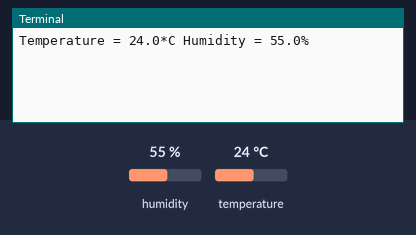
Recording of a program running on a simulated Raspberry Pi (BCM pin numbers). Shown: the last lines printed to the terminal. The test bench sets the inputs (shaded band); at power-on: humidity 55 %, temperature 24 °C. Requests to the public web service named in the program get a made-up reply in its usual format after 0.4 s (London, UTC, broken clouds, 64 % humidity, 1013 hPa unless stated); databases and web services accept everything at once and return nothing.

Above: at 1.2 s.
1.3 s: humidity set to 22 %
At 2.3 s:
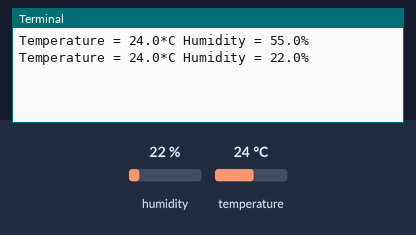
3.3 s: temperature set to 12 °C
At 4.3 s:
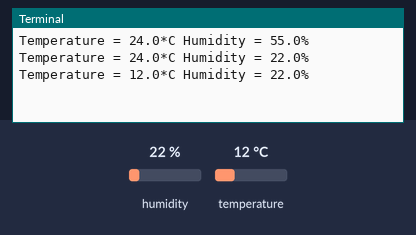
5.3 s: humidity set to 40 %
At 7.1 s:
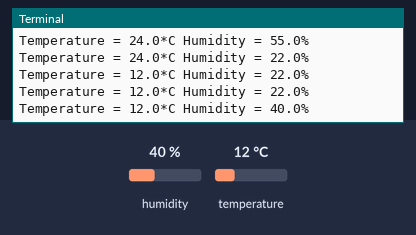
Timing chart, 0 to 8.6 s (numbered marks = the images above; inputs shaded):
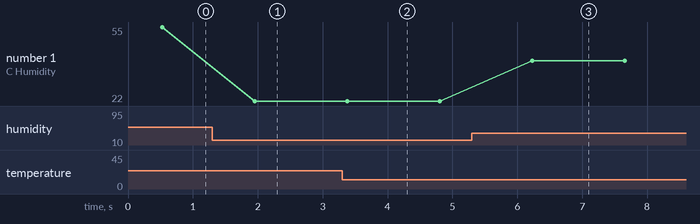

Measured:
- after the input at 1.3 s, the terminal: prints a new line after 0.65 s (image 1)
- after the input at 3.3 s, the terminal: prints a new line after 0.08 s (image 2)
- after the input at 5.3 s, the terminal: prints a new line after 0.93 s (image 3)
- plotted number 1: 55 → 22 after the input at 1.3 s, 22 → 40 after the input at 5.3 s

The program:

final.py
```python
import thingspeak
import time
import Adafruit_DHT
import requests

channel_id = 1966402 # put here the ID of the channel you created before
writekey = 'H0NR1QMUUEEZCV7J' # update the "WRITE KEY"

pin = 23
sensor = Adafruit_DHT.DHT11

def measure():
    try:
        humidity, temperature = Adafruit_DHT.read_retry(sensor, pin)
        if humidity is not None and temperature is not None:
            print('Temperature = {0:0.1f}*C Humidity = {1:0.1f}%'.format(temperature, humidity))
        else:
            print('Did not receive any reading from sensor. Please check!')
        # update the value
        #response = channel.update({'field1': temperature, 'field2': humidity})
        requests.get('https://api.thingspeak.com/update?api_key={key}&field1={h}&field2={t}'.format(h=humidity, t=temperature, key= writekey))
    except Exception as e:
        #print("connection failure")
        print(e.args)

if __name__ == "__main__":
        #channel = thingspeak.Channel(id=channel_id)
        while True:
            measure()
        #free account has a limitation of 15sec between the updates
            time.sleep(0.5)
```
